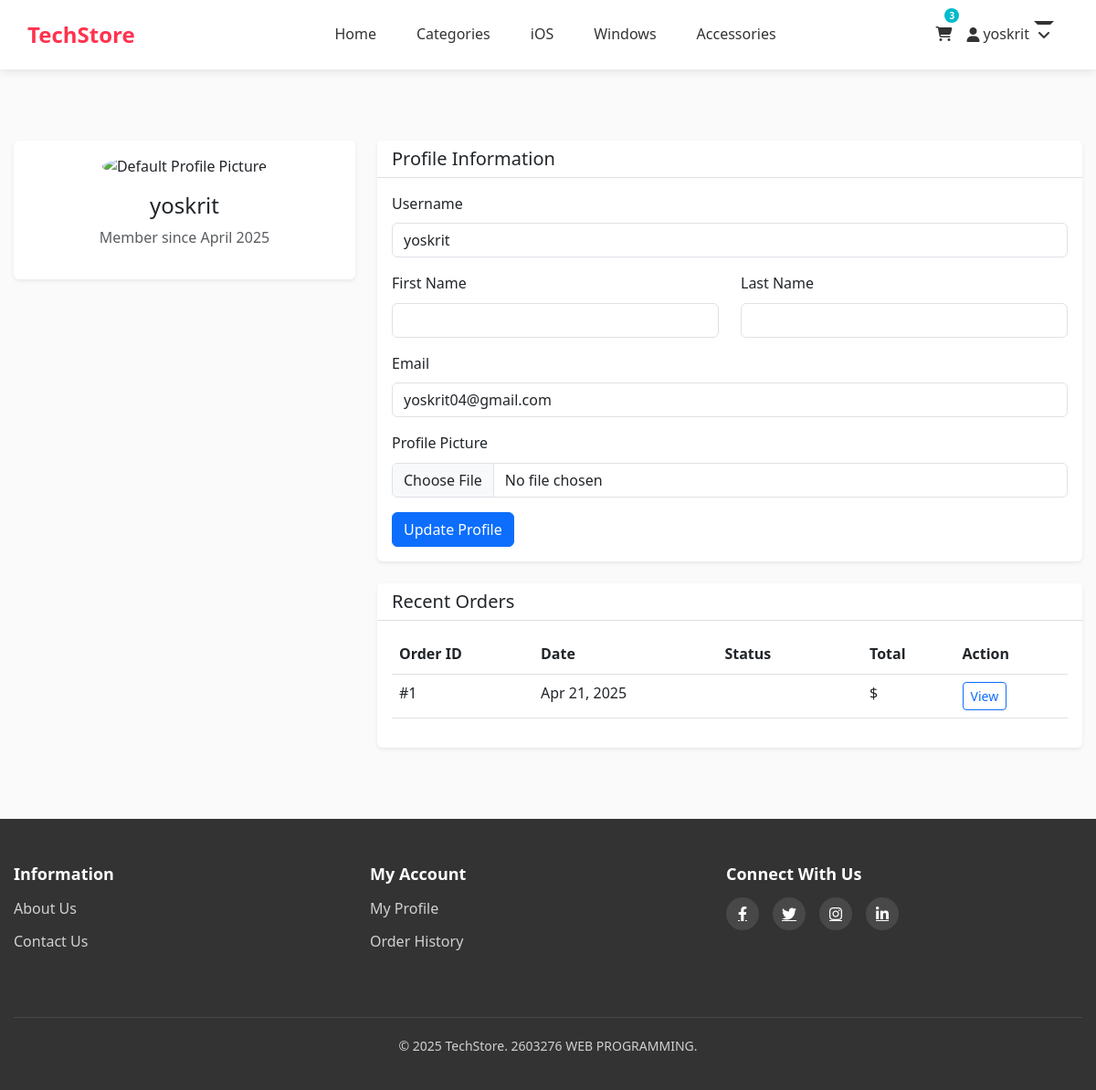
/profile/ (signed in), run on an earlier commit of the app's database.
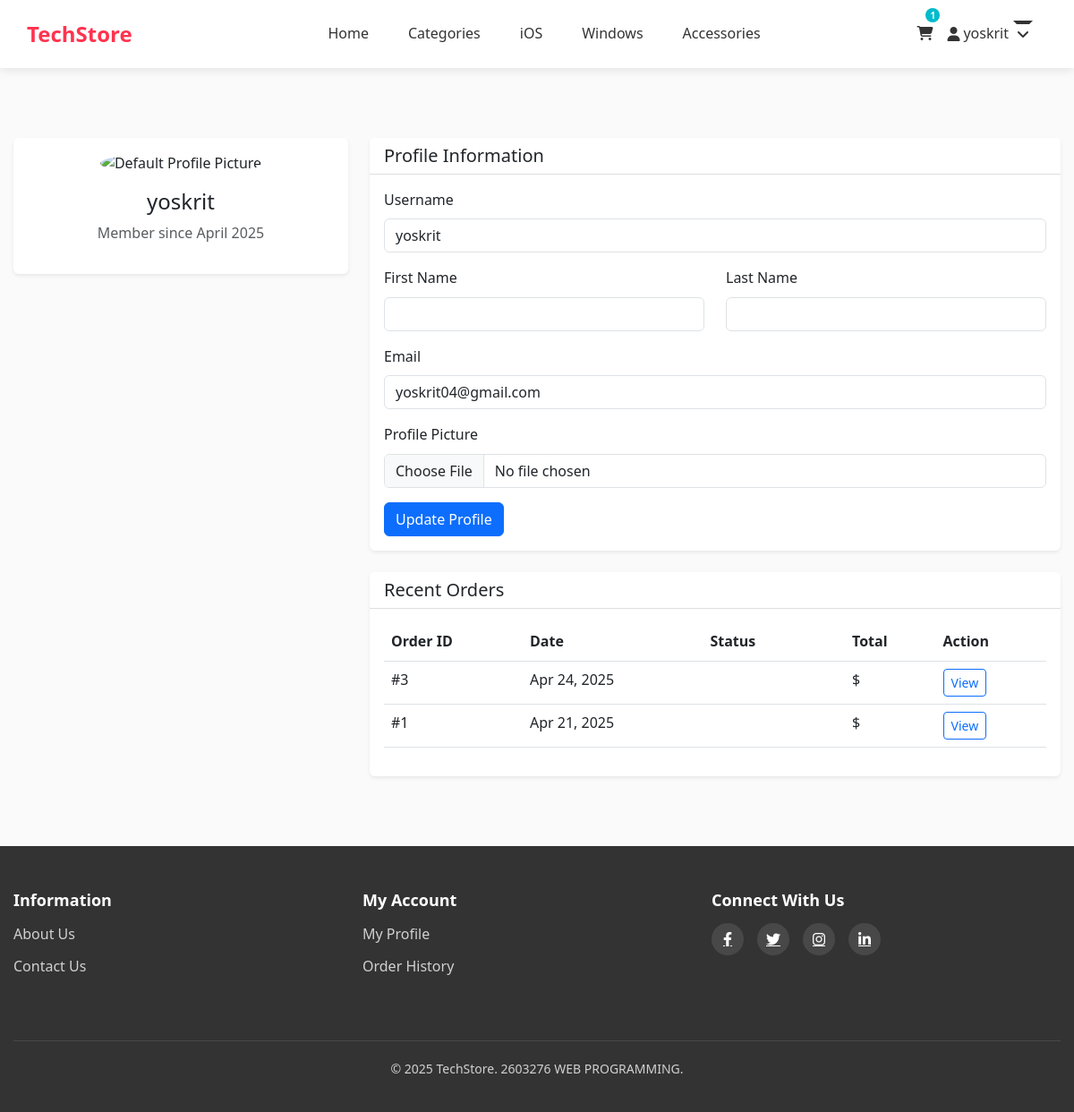
And on a later commit of the database.
### devices/models.py (models this page shows, shortened)
class Cart(models.Model):
    user = models.OneToOneField(settings.AUTH_USER_MODEL, on_delete=models.CASCADE, related_name="cart")
    created_at = models.DateTimeField(auto_now_add=True)
    updated_at = models.DateTimeField(auto_now=True)
    @property
    def total_items(self):
        return sum(item.quantity for item in self.items.all())

class CartItem(models.Model):
    cart = models.ForeignKey(Cart, on_delete=models.CASCADE, related_name="items")
    product = models.ForeignKey(Product, on_delete=models.CASCADE)
    product_color = models.ForeignKey('ProductColor', on_delete=models.SET_NULL, null=True, blank=True)
    quantity = models.PositiveIntegerField(default=1)
    added_at = models.DateTimeField(auto_now_add=True)
    class Meta:
        unique_together = ('cart', 'product', 'product_color')

class Order(models.Model):
    STATUS_CHOICES = [
        ('pending', 'Pending'),
        ('processing', 'Processing'),
        ('shipped', 'Shipped'),
        ('delivered', 'Delivered'),
        ('cancelled', 'Cancelled'),
        ('refunded', 'Refunded')
    ]
    PAYMENT_CHOICES = [
        ('credit_card', 'Credit Card'),
        ('paypal', 'PayPal'),
        ('bank_transfer', 'Bank Transfer'),
        ('cash_on_delivery', 'Cash on Delivery')
    ]
    user = models.ForeignKey(settings.AUTH_USER_MODEL, on_delete=models.CASCADE, related_name='orders')
    order_number = models.CharField(max_length=20, unique=True, blank=True, null=True)
    status = models.CharField(max_length=50, choices=STATUS_CHOICES, default='pending')
    payment_method = models.CharField(max_length=50, choices=PAYMENT_CHOICES, default='credit_card')
    shipping_address = models.TextField()
    shipping_city = models.CharField(max_length=100)
    shipping_country = models.CharField(max_length=100)
    shipping_postal_code = models.CharField(max_length=20)
    billing_address = models.TextField(blank=True, null=True)
    billing_city = models.CharField(max_length=100, blank=True, null=True)
    billing_country = models.CharField(max_length=100, blank=True, null=True)
    billing_postal_code = models.CharField(max_length=20, blank=True, null=True)
    total_price = models.DecimalField(max_digits=10, decimal_places=2)
    shipping_cost = models.DecimalField(max_digits=10, decimal_places=2, default=0)
    discount = models.DecimalField(max_digits=10, decimal_places=2, default=0)
    notes = models.TextField(blank=True, null=True)
    tracking_number = models.CharField(max_length=100, blank=True, null=True)
    created_at = models.DateTimeField(auto_now_add=True)
    updated_at = models.DateTimeField(auto_now=True)
    class Meta:
        ordering = ['-created_at']

### devices/views.py (the view)
# urls.py: path('profile/', views.profile_view, name='profile'),
@login_required
def profile_view(request):
    user_profile, created = UserProfile.objects.get_or_create(user=request.user)
    if request.method == 'POST':
        form = UserProfileForm(request.POST, request.FILES, instance=user_profile)
        if form.is_valid():
            form.save()
            messages.success(request, "Your profile has been updated successfully!")
            return redirect('devices:profile')
    else:
        form = UserProfileForm(instance=user_profile)
    orders = Order.objects.filter(user=request.user).order_by('-created_at')
    favorites = Favorite.objects.filter(user=request.user).select_related('product')
    reviews = Review.objects.filter(user=request.user).select_related('product')
    context = {
        'form': form,
        'orders': orders,
        'favorites': favorites,
        'reviews': reviews,
    }
    return render(request, 'devices/profile.html', context)

### devices/forms.py (shortened to what this page needs)
class UserProfileForm(forms.ModelForm):
    first_name = forms.CharField(max_length=30, required=False)
    last_name = forms.CharField(max_length=30, required=False)
    email = forms.EmailField(required=False)
    class Meta:
        model = UserProfile
        fields = ['avatar', 'phone_number', 'address', 'city', 'country', 'postal_code']
        widgets = {
            'address': forms.Textarea(attrs={'rows': 3, 'class': 'form-control'})
        }
    def __init__(self, *args, **kwargs):
        super().__init__(*args, **kwargs)
        for field_name, field in self.fields.items():
            if field_name != 'avatar':
                field.widget.attrs['class'] = 'form-control'
        if self.instance and self.instance.user:
            self.fields['first_name'].initial = self.instance.user.first_name
            self.fields['last_name'].initial = self.instance.user.last_name
            self.fields['email'].initial = self.instance.user.email

### devices/templates/devices/profile.html (shortened to what the changed rows need)
{% extends "devices/base.html" %}
{% block content %}
<div class="container py-5">
    <div class="row">
        <div class="col-md-4 mb-4">
            <div class="card">
                <div class="card-body text-center">
                    {% if user.userprofile.avatar %}
                        <img src="{{ user.userprofile.avatar.url }}" alt="Profile Picture" class="rounded-circle mb-3" style="width: 150px; height: 150px; object-fit: cover;">
                    {% else %}
                        <img src="/static/images/default-avatar.png" alt="Default Profile Picture" class="rounded-circle mb-3" style="width: 150px; height: 150px; object-fit: cover;">
                    {% endif %}
                    <h4>{{ user.get_full_name|default:user.username }}</h4>
                    <p class="text-muted">Member since {{ user.date_joined|date:"F Y" }}</p>
                </div>
            </div>
        </div>
        <div class="col-md-8">
            <div class="card mb-4">
                <div class="card-body">
                    <form method="post" enctype="multipart/form-data">
                        <div class="mb-3">
                            <label for="username" class="form-label">Username</label>
                            <input type="text" class="form-control" id="username" value="{{ user.username }}" readonly>
                        </div>
                        <div class="mb-3">
                            <label for="email" class="form-label">Email</label>
                            <input type="email" class="form-control" id="email" name="email" value="{{ user.email }}">
                        </div>
                    </form>
                </div>
            </div>
            <div class="card">
                <div class="card-body">
                    {% if orders %}
                        <div class="table-responsive">
                            <table class="table">
                                <thead>
                                    <tr>
                                        <th>Order ID</th>
                                        <th>Date</th>
                                        <th>Status</th>
                                        <th>Total</th>
                                        <th>Action</th>
                                    </tr>
                                </thead>
                                <tbody>
                                    {% for order in orders %}
                                    <tr>
                                        <td>#{{ order.id }}</td>
                                        <td>{{ order.created_at|date:"M d, Y" }}</td>
                                        <td><span class="badge bg-{{ order.get_status_color }}">{{ order.get_status_display }}</span></td>
                                        <td>${{ order.total_amount }}</td>
                                        <td>
                                            <a href="{% url 'devices:order_detail' order.id %}" class="btn btn-sm btn-outline-primary">View</a>
                                        </td>
                                    </tr>
                                    {% endfor %}
                                </tbody>
                            </table>
                        </div>
                    {% else %}
                        <p class="text-center mb-0">No orders yet.</p>
                    {% endif %}
                </div>
            </div>
        </div>
    </div>
</div>
{% endblock %}

### devices/templates/devices/base.html (shortened to what the changed rows need)
{% load static %}
<!DOCTYPE html>
<html lang="en">
<head>
    <link rel="stylesheet" href="https://cdnjs.cloudflare.com/ajax/libs/bootstrap/5.3.0/css/bootstrap.min.css">
    <link rel="stylesheet" href="https://cdnjs.cloudflare.com/ajax/libs/font-awesome/6.4.0/css/all.min.css">
    <link href="https://cdn.jsdelivr.net/npm/bootstrap@5.3.0/dist/css/bootstrap.min.css" rel="stylesheet">
</head>
<body>
    <header>
        <div class="container">
            <nav class="navbar">
                <div class="container d-flex align-items-center justify-content-between">
                    <div class="nav-right d-flex align-items-center">
                        <a href="{% url 'devices:cart_detail' %}" class="nav-link cart-link me-3">
                          <i class="fas fa-shopping-cart"></i>
                          {% if user.is_authenticated and user.cart.total_items %}
                            <span class="cart-count">{{ user.cart.total_items }}</span>
                          {% endif %}
                        </a>
                        {% if user.is_authenticated %}
                        <div class="dropdown me-3">
                          <a href="#" class="dropdown-toggle nav-link">
                            <i class="fas fa-user me-1"></i>
                            <span>{{ user.username }}</span>
                          </a>
                        </div>
                        {% else %}
                        <a href="{% url 'devices:login' %}" class="nav-link me-3">
                          <i class="fas fa-sign-in-alt me-1"></i> Login
                        </a>
                        {% endif %}
                    </div>
                </div>
            </nav>
        </div>
    </header>
    <main>
        {% block content %}{% endblock %}
    </main>
</body>
</html>

What changed in the data, as far as the page shows it:
added Order: id "3", created_at "Apr 24, 2025"
Also different on the page:
{{ user.cart.total_items }}: "3" → "1"
